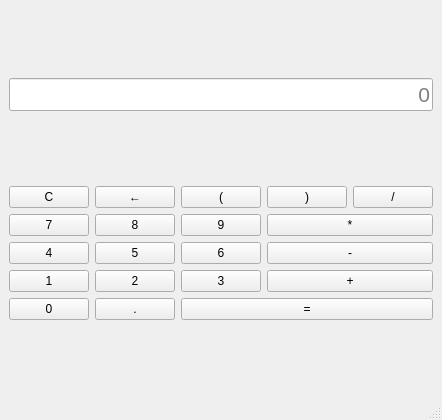
<?xml version="1.0" encoding="UTF-8"?>
<ui version="4.0">
 <class>MainWindow</class>
 <widget class="QMainWindow" name="MainWindow">
  <property name="geometry">
   <rect>
    <x>0</x>
    <y>0</y>
    <width>320</width>
    <height>420</height>
   </rect>
  </property>
  <property name="windowTitle">
   <string>Taschenrechner</string>
  </property>
  <widget class="QWidget" name="centralwidget">
   <layout class="QVBoxLayout" name="verticalLayout">
    <item>
     <widget class="QLineEdit" name="lineEdit_display">
      <property name="font">
       <font>
        <pointsize>16</pointsize>
       </font>
      </property>
      <property name="alignment">
       <set>Qt::AlignRight|Qt::AlignTrailing|Qt::AlignVCenter</set>
      </property>
      <property name="placeholderText">
       <string>0</string>
      </property>
     </widget>
    </item>
    <item>
     <layout class="QGridLayout" name="gridLayout">
      <item row="0" column="0">
       <widget class="QPushButton" name="pushButton_clear">
        <property name="text">
         <string>C</string>
        </property>
       </widget>
      </item>
      <item row="0" column="1">
       <widget class="QPushButton" name="pushButton_back">
        <property name="text">
         <string>&#8592;</string>
        </property>
       </widget>
      </item>
      <item row="0" column="2">
       <widget class="QPushButton" name="pushButton_open">
        <property name="text">
         <string>(</string>
        </property>
       </widget>
      </item>
      <item row="0" column="3">
       <widget class="QPushButton" name="pushButton_close">
        <property name="text">
         <string>)</string>
        </property>
       </widget>
      </item>
      <item row="0" column="4">
       <widget class="QPushButton" name="pushButton_divide">
        <property name="text">
         <string>/</string>
        </property>
       </widget>
      </item>
      <item row="1" column="0">
       <widget class="QPushButton" name="pushButton_7">
        <property name="text">
         <string>7</string>
        </property>
       </widget>
      </item>
      <item row="1" column="1">
       <widget class="QPushButton" name="pushButton_8">
        <property name="text">
         <string>8</string>
        </property>
       </widget>
      </item>
      <item row="1" column="2">
       <widget class="QPushButton" name="pushButton_9">
        <property name="text">
         <string>9</string>
        </property>
       </widget>
      </item>
      <item row="1" column="3" colspan="2">
       <widget class="QPushButton" name="pushButton_times">
        <property name="text">
         <string>*</string>
        </property>
       </widget>
      </item>
      <item row="2" column="0">
       <widget class="QPushButton" name="pushButton_4">
        <property name="text">
         <string>4</string>
        </property>
       </widget>
      </item>
      <item row="2" column="1">
       <widget class="QPushButton" name="pushButton_5">
        <property name="text">
         <string>5</string>
        </property>
       </widget>
      </item>
      <item row="2" column="2">
       <widget class="QPushButton" name="pushButton_6">
        <property name="text">
         <string>6</string>
        </property>
       </widget>
      </item>
      <item row="2" column="3" colspan="2">
       <widget class="QPushButton" name="pushButton_minus">
        <property name="text">
         <string>-</string>
        </property>
       </widget>
      </item>
      <item row="3" column="0">
       <widget class="QPushButton" name="pushButton_1">
        <property name="text">
         <string>1</string>
        </property>
       </widget>
      </item>
      <item row="3" column="1">
       <widget class="QPushButton" name="pushButton_2">
        <property name="text">
         <string>2</string>
        </property>
       </widget>
      </item>
      <item row="3" column="2">
       <widget class="QPushButton" name="pushButton_3">
        <property name="text">
         <string>3</string>
        </property>
       </widget>
      </item>
      <item row="3" column="3" colspan="2">
       <widget class="QPushButton" name="pushButton_plus">
        <property name="text">
         <string>+</string>
        </property>
       </widget>
      </item>
      <item row="4" column="0">
       <widget class="QPushButton" name="pushButton_0">
        <property name="text">
         <string>0</string>
        </property>
       </widget>
      </item>
      <item row="4" column="1">
       <widget class="QPushButton" name="pushButton_dot">
        <property name="text">
         <string>.</string>
        </property>
       </widget>
      </item>
      <item row="4" column="2" colspan="3">
       <widget class="QPushButton" name="pushButton_eq">
        <property name="text">
         <string>=</string>
        </property>
       </widget>
      </item>
     </layout>
    </item>
   </layout>
  </widget>
  <widget class="QStatusBar" name="statusbar"/>
 </widget>
 <resources/>
 <connections/>
</ui>
